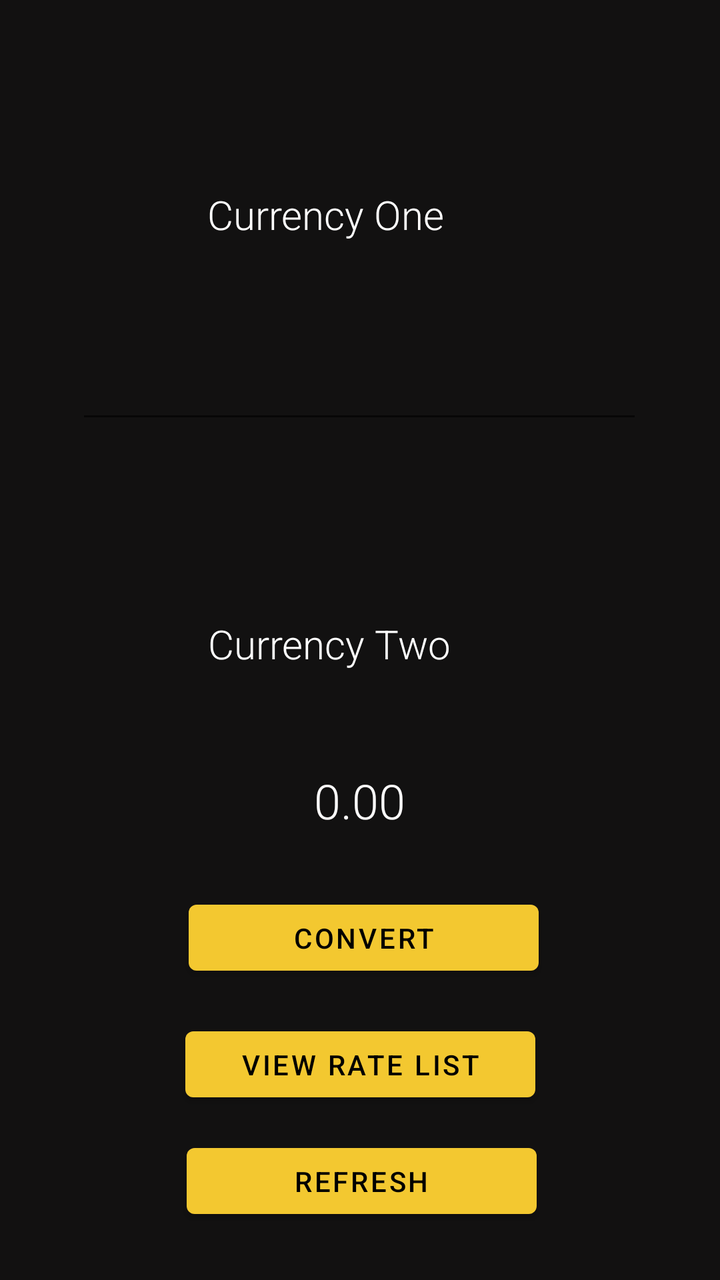
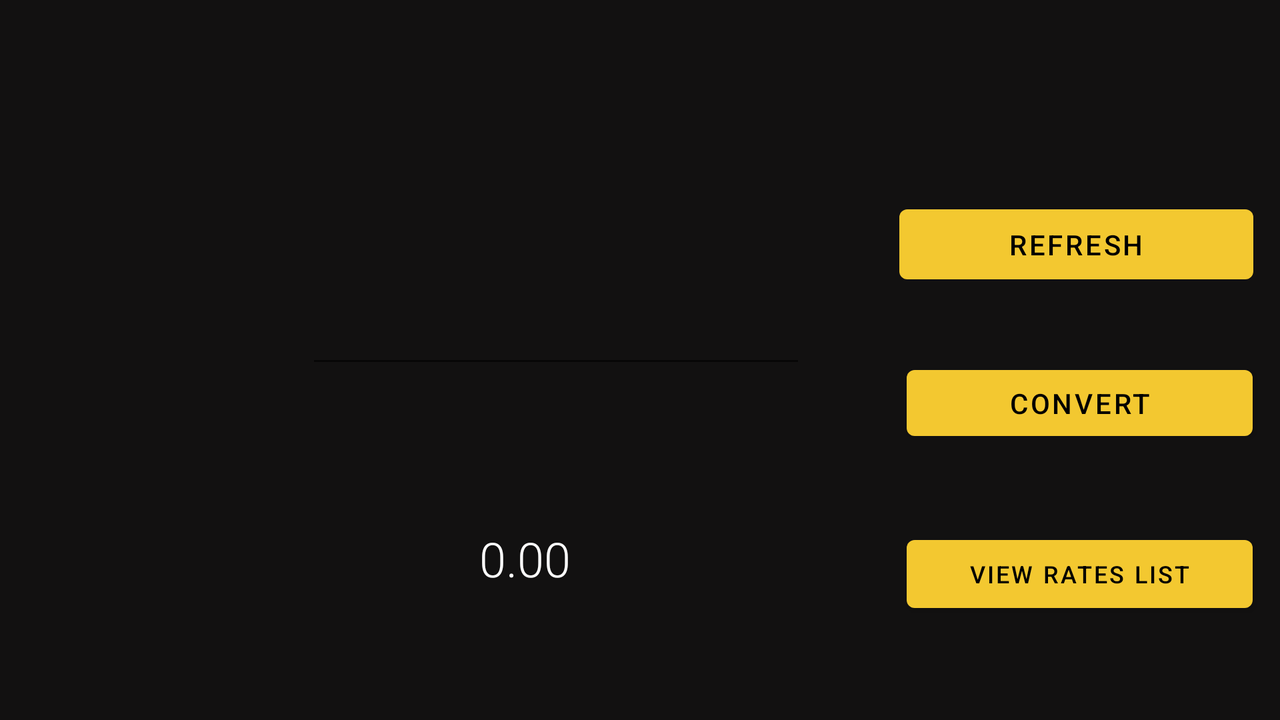

First picture: res/layout/ on a phone held upright. Second picture: the repository's own variant of that layout, on a device whose configuration matches the variant's folder. Source for both follows.
<!-- AndroidManifest.xml: application theme Theme.CConverter -->
<!-- res/layout/main_fragment.xml -->
<?xml version="1.0" encoding="utf-8"?>
<androidx.constraintlayout.widget.ConstraintLayout xmlns:android="http://schemas.android.com/apk/res/android"
    xmlns:app="http://schemas.android.com/apk/res-auto"
    xmlns:tools="http://schemas.android.com/tools"
    android:layout_width="match_parent"
    android:layout_height="match_parent"
    android:background="#121111"
    android:foregroundTint="#FFFFFF"
    tools:context=".mainFragment">

    <ImageView
        android:id="@+id/secondImage"
        android:layout_width="91dp"
        android:layout_height="40dp"
        app:layout_constraintBottom_toBottomOf="parent"
        app:layout_constraintEnd_toStartOf="@+id/secondCurrency"
        app:layout_constraintHorizontal_bias="0.196"
        app:layout_constraintStart_toStartOf="parent"
        app:layout_constraintTop_toBottomOf="@+id/spinnerFrom"
        app:layout_constraintVertical_bias="0.469"
        tools:src="@tools:sample/backgrounds/scenic" />

    <TextView
        android:id="@+id/result"
        android:layout_width="214dp"
        android:layout_height="49dp"
        android:fontFamily="sans-serif-light"
        android:foregroundGravity="center"
        android:gravity="center"
        android:text="0.00"
        android:textColor="#FDFCFC"
        android:textSize="24sp"
        app:layout_constraintBottom_toTopOf="@+id/convert"
        app:layout_constraintEnd_toEndOf="parent"
        app:layout_constraintHorizontal_bias="0.497"
        app:layout_constraintStart_toStartOf="parent"
        app:layout_constraintTop_toBottomOf="@+id/secondCurrency" />

    <TextView
        android:id="@+id/secondCurrency"
        android:layout_width="236dp"
        android:layout_height="64dp"
        android:layout_marginTop="36dp"
        android:fontFamily="sans-serif-light"
        android:foregroundGravity="center"
        android:gravity="center|start|center_horizontal"
        android:text="Currency Two"
        android:textColor="#FFFFFF"
        android:textSize="20sp"
        app:layout_constraintBottom_toTopOf="@+id/convert"
        app:layout_constraintEnd_toEndOf="parent"
        app:layout_constraintHorizontal_bias="0.84"
        app:layout_constraintStart_toStartOf="parent"
        app:layout_constraintTop_toBottomOf="@+id/spinnerTo"
        app:layout_constraintVertical_bias="0.0" />

    <Spinner
        android:id="@+id/spinnerTo"
        android:layout_width="350dp"
        android:layout_height="wrap_content"
        android:background="#232222"
        app:layout_constraintBottom_toBottomOf="parent"
        app:layout_constraintEnd_toEndOf="parent"
        app:layout_constraintStart_toStartOf="parent"
        app:layout_constraintTop_toTopOf="parent"
        app:layout_constraintVertical_bias="0.397" />

    <Button
        android:id="@+id/convert"
        android:layout_width="175dp"
        android:layout_height="45dp"
        android:fontFamily="sans-serif-medium"
        android:text="convert"
        android:textColor="#000000"
        app:layout_constraintBottom_toBottomOf="parent"
        app:layout_constraintEnd_toEndOf="parent"
        app:layout_constraintHorizontal_bias="0.51"
        app:layout_constraintStart_toStartOf="parent"
        app:layout_constraintTop_toTopOf="parent"
        app:layout_constraintVertical_bias="0.75" />

    <EditText
        android:id="@+id/numberFrom"
        android:layout_width="wrap_content"
        android:layout_height="wrap_content"
        android:ems="10"
        android:gravity="center"
        android:inputType="numberDecimal"
        android:shadowColor="#FBF9F9"
        android:textColor="#FFFFFF"
        android:textSize="24sp"
        app:layout_constraintBottom_toTopOf="@+id/spinnerTo"
        app:layout_constraintEnd_toEndOf="parent"
        app:layout_constraintHorizontal_bias="0.496"
        app:layout_constraintStart_toStartOf="parent"
        app:layout_constraintTop_toBottomOf="@+id/firstImage"
        app:layout_constraintVertical_bias="0.54" />

    <Spinner
        android:id="@+id/spinnerFrom"
        android:layout_width="350dp"
        android:layout_height="wrap_content"
        android:background="#232222"
        android:backgroundTint="#232222"
        app:layout_constraintBottom_toBottomOf="parent"
        app:layout_constraintEnd_toEndOf="parent"
        app:layout_constraintHorizontal_bias="0.557"
        app:layout_constraintStart_toStartOf="parent"
        app:layout_constraintTop_toTopOf="parent"
        app:layout_constraintVertical_bias="0.065" />

    <TextView
        android:id="@+id/firstCurrency"
        android:layout_width="237dp"
        android:layout_height="66dp"
        android:fontFamily="sans-serif-light"
        android:foregroundGravity="center"
        android:gravity="center|start|center_horizontal"
        android:text="Currency One"
        android:textColor="#FFFFFF"
        android:textSize="20sp"
        app:layout_constraintBottom_toTopOf="@+id/numberFrom"
        app:layout_constraintEnd_toEndOf="parent"
        app:layout_constraintHorizontal_bias="0.844"
        app:layout_constraintStart_toStartOf="parent"
        app:layout_constraintTop_toBottomOf="@+id/spinnerFrom"
        app:layout_constraintVertical_bias="0.545" />

    <Button
        android:id="@+id/listButton"
        android:layout_width="175dp"
        android:layout_height="45dp"
        android:fontFamily="sans-serif-medium"
        android:text="View rate list"
        android:textColor="#000000"
        app:layout_constraintBottom_toBottomOf="parent"
        app:layout_constraintEnd_toEndOf="parent"
        app:layout_constraintStart_toStartOf="parent"
        app:layout_constraintTop_toBottomOf="@+id/convert"
        app:layout_constraintVertical_bias="0.178" />

    <Button
        android:id="@+id/refresh"
        android:layout_width="175dp"
        android:layout_height="45dp"
        android:fontFamily="sans-serif-medium"
        android:text="refresh"
        android:textColor="#000000"
        app:layout_constraintBottom_toBottomOf="parent"
        app:layout_constraintEnd_toEndOf="parent"
        app:layout_constraintHorizontal_bias="0.504"
        app:layout_constraintStart_toStartOf="parent"
        app:layout_constraintTop_toBottomOf="@+id/result"
        app:layout_constraintVertical_bias="0.842" />

    <ImageView
        android:id="@+id/firstImage"
        android:layout_width="91dp"
        android:layout_height="40dp"
        app:layout_constraintBottom_toTopOf="@+id/spinnerTo"
        app:layout_constraintEnd_toStartOf="@+id/firstCurrency"
        app:layout_constraintHorizontal_bias="0.188"
        app:layout_constraintStart_toStartOf="parent"
        app:layout_constraintTop_toBottomOf="@+id/spinnerFrom"
        app:layout_constraintVertical_bias="0.242"
        tools:src="@tools:sample/backgrounds/scenic" />

</androidx.constraintlayout.widget.ConstraintLayout>
<!-- resources referenced by this layout -->
<resources>
  <style name="Theme.CConverter" parent="Theme.MaterialComponents.DayNight.DarkActionBar">
          
          <item name="colorPrimary">@color/purple_500</item>
          <item name="colorPrimaryVariant">@color/purple_700</item>
          <item name="colorOnPrimary">@color/white</item>
          
          <item name="colorSecondary">@color/teal_200</item>
          <item name="colorSecondaryVariant">@color/teal_700</item>
          <item name="colorOnSecondary">@color/black</item>
          
          <item name="android:statusBarColor" tools:targetApi="l">?attr/colorPrimaryVariant</item>
          
      </style>
  <color name="purple_500">#F3C830</color>
  <color name="purple_700">#4C4C49</color>
  <color name="white">#FFFFFFFF</color>
  <color name="teal_200">#FF03DAC5</color>
  <color name="teal_700">#FF018786</color>
  <color name="black">#FF000000</color>
</resources>
<!-- res/layout-land/main_fragment.xml (the repository's variant of the layout above) -->
<!-- drawn on the phone turned sideways -->
<?xml version="1.0" encoding="utf-8"?>
<androidx.constraintlayout.widget.ConstraintLayout xmlns:android="http://schemas.android.com/apk/res/android"
    xmlns:app="http://schemas.android.com/apk/res-auto"
    xmlns:tools="http://schemas.android.com/tools"
    android:layout_width="match_parent"
    android:layout_height="match_parent"
    android:background="#121111"
    tools:context=".mainFragment">

    <ImageView
        android:id="@+id/secondImage"
        android:layout_width="114dp"
        android:layout_height="46dp"
        app:layout_constraintBottom_toBottomOf="parent"
        app:layout_constraintEnd_toStartOf="@+id/result"
        app:layout_constraintHorizontal_bias="0.493"
        app:layout_constraintStart_toStartOf="parent"
        app:layout_constraintTop_toBottomOf="@+id/spinnerFrom"
        app:layout_constraintVertical_bias="0.782"
        tools:src="@tools:sample/backgrounds/scenic" />

    <ImageView
        android:id="@+id/firstImage"
        android:layout_width="114dp"
        android:layout_height="46dp"
        app:layout_constraintBottom_toTopOf="@+id/spinnerTo"
        app:layout_constraintEnd_toStartOf="@+id/numberFrom"
        app:layout_constraintHorizontal_bias="0.493"
        app:layout_constraintStart_toStartOf="parent"
        app:layout_constraintTop_toBottomOf="@+id/spinnerFrom"
        app:layout_constraintVertical_bias="0.636"
        tools:src="@tools:sample/backgrounds/scenic" />

    <TextView
        android:id="@+id/result"
        android:layout_width="214dp"
        android:layout_height="49dp"
        android:fontFamily="sans-serif-light"
        android:foregroundGravity="center"
        android:gravity="center"
        android:text="0.00"
        android:textColor="#FFFFFF"
        android:textSize="24sp"
        app:layout_constraintBottom_toBottomOf="parent"
        app:layout_constraintEnd_toEndOf="parent"
        app:layout_constraintHorizontal_bias="0.365"
        app:layout_constraintStart_toStartOf="parent"
        app:layout_constraintTop_toBottomOf="@+id/spinnerTo"
        app:layout_constraintVertical_bias="0.316" />

    <Spinner
        android:id="@+id/spinnerTo"
        android:layout_width="400dp"
        android:layout_height="wrap_content"
        android:background="#272525"
        app:layout_constraintBottom_toBottomOf="parent"
        app:layout_constraintEnd_toEndOf="parent"
        app:layout_constraintHorizontal_bias="0.009"
        app:layout_constraintStart_toStartOf="parent"
        app:layout_constraintTop_toTopOf="parent"
        app:layout_constraintVertical_bias="0.635" />

    <Button
        android:id="@+id/convert"
        android:layout_width="173dp"
        android:layout_height="45dp"
        android:text="convert"
        android:textColor="#000000"
        app:layout_constraintBottom_toBottomOf="parent"
        app:layout_constraintEnd_toEndOf="parent"
        app:layout_constraintHorizontal_bias="0.971"
        app:layout_constraintStart_toStartOf="parent"
        app:layout_constraintTop_toBottomOf="@+id/refresh"
        app:layout_constraintVertical_bias="0.197" />

    <EditText
        android:id="@+id/numberFrom"
        android:layout_width="250dp"
        android:layout_height="wrap_content"
        android:ems="10"
        android:fontFamily="sans-serif-light"
        android:gravity="center"
        android:inputType="numberDecimal"
        android:textColor="#FFFFFF"
        android:textSize="24sp"
        app:layout_constraintBottom_toTopOf="@+id/spinnerTo"
        app:layout_constraintEnd_toEndOf="parent"
        app:layout_constraintHorizontal_bias="0.392"
        app:layout_constraintStart_toStartOf="parent"
        app:layout_constraintTop_toTopOf="parent"
        app:layout_constraintVertical_bias="0.778" />

    <Spinner
        android:id="@+id/spinnerFrom"
        android:layout_width="400dp"
        android:layout_height="wrap_content"
        android:background="#272525"
        app:layout_constraintBottom_toBottomOf="parent"
        app:layout_constraintEnd_toEndOf="parent"
        app:layout_constraintHorizontal_bias="0.009"
        app:layout_constraintStart_toStartOf="parent"
        app:layout_constraintTop_toTopOf="parent"
        app:layout_constraintVertical_bias="0.06" />

    <Button
        android:id="@+id/listButton"
        android:layout_width="173dp"
        android:layout_height="46dp"
        android:text="View rates list"
        android:textColor="#000000"
        android:textSize="12sp"
        app:layout_constraintBottom_toBottomOf="parent"
        app:layout_constraintEnd_toEndOf="parent"
        app:layout_constraintHorizontal_bias="0.971"
        app:layout_constraintStart_toStartOf="parent"
        app:layout_constraintTop_toBottomOf="@+id/convert"
        app:layout_constraintVertical_bias="0.445" />

    <Button
        android:id="@+id/refresh"
        android:layout_width="177dp"
        android:layout_height="47dp"
        android:text="refresh"
        android:textColor="#000000"
        app:layout_constraintBottom_toBottomOf="parent"
        app:layout_constraintEnd_toEndOf="parent"
        app:layout_constraintHorizontal_bias="0.971"
        app:layout_constraintStart_toStartOf="parent"
        app:layout_constraintTop_toTopOf="parent"
        app:layout_constraintVertical_bias="0.315" />

</androidx.constraintlayout.widget.ConstraintLayout>
